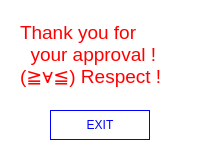
<?xml version="1.0" encoding="UTF-8"?>
<ui version="4.0">
 <class>approveDialog</class>
 <widget class="QDialog" name="approveDialog">
  <property name="geometry">
   <rect>
    <x>0</x>
    <y>0</y>
    <width>200</width>
    <height>160</height>
   </rect>
  </property>
  <property name="windowTitle">
   <string>Approval</string>
  </property>
  <property name="styleSheet">
   <string notr="true">QDialog { background-color: #FFFFFF; }</string>
  </property>
  <widget class="QPushButton" name="exitPushButton">
   <property name="geometry">
    <rect>
     <x>50</x>
     <y>110</y>
     <width>100</width>
     <height>30</height>
    </rect>
   </property>
   <property name="styleSheet">
    <string notr="true">QPushButton { color:blue; border: 1.0px solid blue; } QPushButton:hover { background-color: rgb(240,240,240); }</string>
   </property>
   <property name="text">
    <string>EXIT</string>
   </property>
  </widget>
  <widget class="QLabel" name="textLabel">
   <property name="geometry">
    <rect>
     <x>20</x>
     <y>10</y>
     <width>160</width>
     <height>90</height>
    </rect>
   </property>
   <property name="font">
    <font>
     <pointsize>14</pointsize>
    </font>
   </property>
   <property name="styleSheet">
    <string notr="true">QLabel { color: red; }</string>
   </property>
   <property name="text">
    <string>Thank you for
  your approval !
(≧∀≦) Respect !</string>
   </property>
  </widget>
 </widget>
 <resources/>
 <connections/>
</ui>
